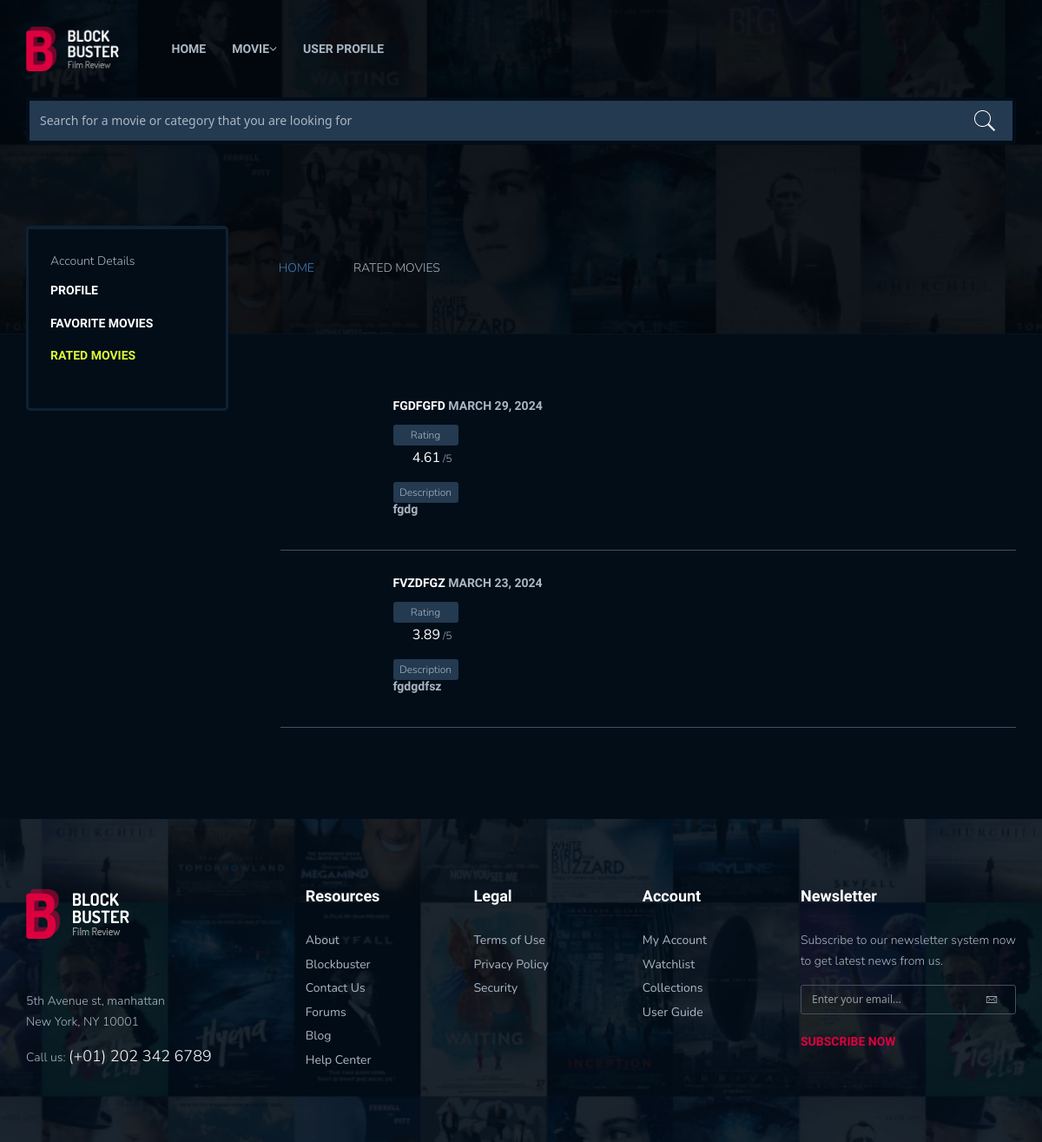
/user_rate/, run on the app's committed database.
### movie_app/models.py (models this page shows, shortened)
class Movies(models.Model):
    title = models.CharField(max_length=250)
    slug = models.SlugField(max_length=250)
    username = models.CharField(max_length=250)
    poster = models.ImageField(upload_to='gallery',blank=True)
    category = models.CharField(max_length=250)
    desc = models.TextField(blank=True)
    release_date = models.DateField()
    actor = models.CharField(max_length=250)
    director = models.CharField(max_length=250)
    writer = models.CharField(max_length=250)
    rating = models.FloatField(default=0)
    movie_link = models.URLField(max_length=200)
    class Meta:
        ordering = ('title',)
        verbose_name = 'movie'
        verbose_name_plural = 'movies'

### movie_app/views.py (the view)
# urls.py: path('user_rate/', views.user_rate, name='user_rate'),
def user_rate(request):
    movie = Movies.objects.all()
    if 'q' in request.GET:
        query = request.GET.get('q')
        movie = Movies.objects.all().filter(Q(title__contains=query) | Q(category__contains=query))
    else:
        movie = Movies.objects.all()
    return render(request, 'userrate.html',{'movie':movie})

### templates/userrate.html (shortened to what this page needs)
{% load static %}
<!DOCTYPE html>
<html lang="en" class="no-js">
<head>
	<link rel="stylesheet" href="{% static 'css/plugins.css' %}">
	<link rel="stylesheet" href="{% static 'css/style.css' %}">
</head>
<body>
<header class="ht-header">
	<div class="container">
		<nav class="navbar navbar-default navbar-custom">
				<div class="navbar-header logo">
				    <a href="{% url 'home' %}"><img class="logo" src="{% static 'images/logo1.png' %}" alt="" width="119" height="58"></a>
			    </div>
				<div class="collapse navbar-collapse flex-parent" id="bs-example-navbar-collapse-1">
					<ul class="nav navbar-nav flex-child-menu menu-left">
						<li><a href="{% url 'home' %}">Home</a></li>
						<li class="dropdown first">
							<a class="btn btn-default dropdown-toggle lv1" data-toggle="dropdown" data-hover="dropdown">
							Movie <i class="fa fa-angle-down" aria-hidden="true"></i>
							</a>
						</li>
						<li><a href="{% url 'user_profile' %}">user profile</a></li>
					</ul>
				</div>
	    </nav>
	    <form class="top-search" method="get" action="{% url 'user_rate' %}">
			<input type="text" name="q" placeholder="Search for a movie or category that you are looking for">
	    </form>
	</div>
</header>
<div class="hero user-hero">
	<div class="container">
		<div class="row">
			<div class="col-md-12">
				<div class="hero-ct">
					<h1>{{user.username}}</h1>
					<ul class="breadcumb">
						<li class="active"><a href="{% url 'home' %}">Home</a></li>
						<li> <span class="ion-ios-arrow-right"></span>Rated movies</li>
					</ul>
				</div>
			</div>
		</div>
	</div>
</div>
<div class="page-single">
	<div class="container">
		<div class="row ipad-width2">
			<div class="col-md-3 col-sm-12 col-xs-12">
				<div class="user-information">
					<div class="user-fav">
						<p>Account Details</p>
						<ul>
							<li><a href="{% url 'user_profile' %}">Profile</a></li>
							<li><a href="{% url 'user_favorite_grid' %}">Favorite movies</a></li>
							<li class="active"><a href="{% url 'user_rate' %}">Rated movies</a></li>
						</ul>
					</div>
				</div>
			</div>
			<div class="col-md-9 col-sm-12 col-xs-12">
				{% for i in movie %}
					{% if i.rating > 3.5 %}
						<div class="movie-item-style-2 userrate">
							<div class="mv-item-infor">
								<h6><a href="{% url 'movie_single' i.id %}">{{i.title}} <span>{{i.release_date}}</span></a></h6>
								<p class="time sm-text">Rating</p>
								<p class="rate"><i class="ion-android-star"></i><span>{{i.rating}}</span> /5</p>
								<p class="time sm-text">Description</p>
								<h6>{{i.desc}}</h6>
							</div>
						</div>
					{% endif %}
				{% endfor %}
			</div>
		</div>
	</div>
</div>
<footer class="ht-footer">
	<div class="container">
		<div class="flex-parent-ft">
			<div class="flex-child-ft item1">
				 <a href="{% url 'home' %}"><img class="logo" src="{% static 'images/logo1.png' %}" alt=""></a>
				 <p>5th Avenue st, manhattan<br>
				New York, NY 10001</p>
				<p>Call us: <a href="#">(+01) 202 342 6789</a></p>
			</div>
			<div class="flex-child-ft item2">
				<h4>Resources</h4>
				<ul>
					<li><a href="#">About</a></li>
					<li><a href="#">Blockbuster</a></li>
					<li><a href="#">Contact Us</a></li>
					<li><a href="#">Forums</a></li>
					<li><a href="#">Blog</a></li>
					<li><a href="#">Help Center</a></li>
				</ul>
			</div>
			<div class="flex-child-ft item3">
				<h4>Legal</h4>
				<ul>
					<li><a href="#">Terms of Use</a></li>
					<li><a href="#">Privacy Policy</a></li>
					<li><a href="#">Security</a></li>
				</ul>
			</div>
			<div class="flex-child-ft item4">
				<h4>Account</h4>
				<ul>
					<li><a href="#">My Account</a></li>
					<li><a href="#">Watchlist</a></li>
					<li><a href="#">Collections</a></li>
					<li><a href="#">User Guide</a></li>
				</ul>
			</div>
			<div class="flex-child-ft item5">
				<h4>Newsletter</h4>
				<p>Subscribe to our newsletter system now <br> to get latest news from us.</p>
				<form action="#">
					<input type="text" placeholder="Enter your email...">
				</form>
				<a href="#" class="btn">Subscribe now <i class="ion-ios-arrow-forward"></i></a>
			</div>
		</div>
	</div>
</footer>
</body>
</html>

### data on the page
Movies: title "FGDFGFD", release_date "MARCH 29, 2024", rating "4.61", desc "fgdg"
Movies: title "FVZDFGZ", release_date "MARCH 23, 2024", rating "3.89", desc "fgdgdfsz"
